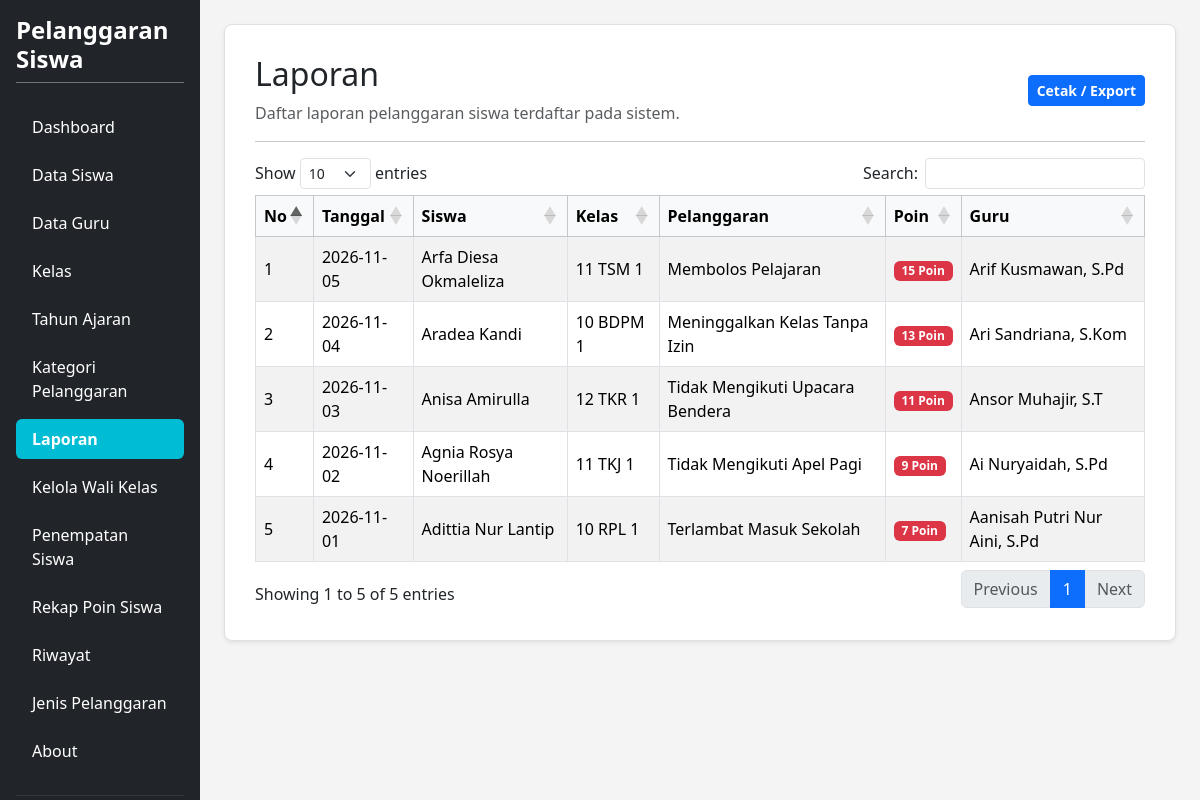
The app's page /laporan.php (signed in) with its own data.
### tables this page shows
CREATE TABLE `t_pelanggaran_siswa` (
  `id` int(11) NOT NULL,
  `tahun_ajaran_id` int(11) NOT NULL,
  `siswa_id` int(11) NOT NULL,
  `nama_siswa` varchar(150) NOT NULL,
  `kelas_id` int(11) NOT NULL,
  `nama_kelas` varchar(100) NOT NULL,
  `pelanggaran_id` int(11) NOT NULL,
  `nama_pelanggaran` varchar(150) NOT NULL,
  `pelanggaran_kategori_id` int(11) NOT NULL,
  `guru_id` int(11) NOT NULL,
  `nama_guru` varchar(150) NOT NULL,
  `tanggal` date NOT NULL,
  `keterangan` text NOT NULL,
  `poin` int(11) NOT NULL,
  `tindakan` text NOT NULL,
  `status` varchar(30) NOT NULL,
  `created_at` timestamp NOT NULL DEFAULT current_timestamp(),
  `updated_at` timestamp NOT NULL DEFAULT current_timestamp()
);

CREATE TABLE `t_siswa` (
  `id` int(11) NOT NULL,
  `nis` varchar(30) NOT NULL,
  `nisn` varchar(20) NOT NULL,
  `nama` varchar(150) NOT NULL,
  `jenis_kelamin` char(1) NOT NULL,
  `tanggal_lahir` date NOT NULL,
  `alamat` text NOT NULL,
  `status_aktif` tinyint(1) NOT NULL,
  `created_at` timestamp NOT NULL DEFAULT current_timestamp(),
  `updated_at` timestamp NOT NULL DEFAULT current_timestamp()
);

CREATE TABLE `t_kelas` (
  `id` int(11) NOT NULL,
  `nama` varchar(100) NOT NULL,
  `tingkat` varchar(20) NOT NULL,
  `jurusan` varchar(100) NOT NULL,
  `status_aktif` tinyint(1) NOT NULL,
  `created_at` timestamp NULL DEFAULT current_timestamp(),
  `updated_at` timestamp NULL DEFAULT current_timestamp()
);

CREATE TABLE `t_pelanggaran` (
  `id` int(11) NOT NULL,
  `pelanggaran_kategori_id` int(11) NOT NULL,
  `kode` varchar(30) NOT NULL,
  `nama` varchar(150) NOT NULL,
  `poin` int(11) NOT NULL,
  `deskripsi` text NOT NULL,
  `status_aktif` tinyint(1) NOT NULL,
  `created_at` timestamp NOT NULL DEFAULT current_timestamp(),
  `updated_at` timestamp NOT NULL DEFAULT current_timestamp()
);

CREATE TABLE `t_guru` (
  `id` int(11) NOT NULL,
  `nip` varchar(30) NOT NULL,
  `nama` varchar(150) NOT NULL,
  `email` varchar(150) NOT NULL,
  `status_aktif` tinyint(1) NOT NULL,
  `user_id` int(11) NOT NULL,
  `created_at` timestamp NOT NULL DEFAULT current_timestamp(),
  `updated_at` timestamp NOT NULL DEFAULT current_timestamp()
);

### laporan.php (the view, shortened to what this page needs)
<?php
require_once 'config.php';
$title = 'Laporan';
$db_pdo = $pdo ?? ($conn instanceof PDO ? $conn : null);
?>
<!DOCTYPE html>
<html lang="id">
<head>
    <link href="https://cdn.jsdelivr.net/npm/bootstrap@5.3.8/dist/css/bootstrap.min.css" rel="stylesheet">
    <link href="https://cdn.datatables.net/1.13.8/css/dataTables.bootstrap5.min.css" rel="stylesheet">
</head>
<body>
<div class="container-fluid d-flex p-0" style="min-height: 100vh;">
    <div class="row flex-grow-1 g-0 w-100">
        <?php include "layout/sidebar.php"; ?>
        <main class="col-md-9 col-lg-10 p-4">
            <div class="content-card shadow-sm">
                <div class="d-flex justify-content-between align-items-center mb-3">
                    <div>
                        <h2><?= htmlspecialchars($title) ?></h2>
                        <p class="text-muted mb-0">Daftar laporan pelanggaran siswa terdaftar pada sistem.</p>
                    </div>
                    <a href="#" onclick="window.print();" class="btn btn-primary btn-sm fw-semibold">Cetak / Export</a>
                </div>
                <hr>
                <div class="table-responsive">
                    <table id="tableLaporan" class="table table-bordered table-striped align-middle w-100">
                        <thead class="table-light">
                            <tr>
                                <th width="5%">No</th>
                                <th>Tanggal</th>
                                <th>Siswa</th>
                                <th>Kelas</th>
                                <th>Pelanggaran</th>
                                <th>Poin</th>
                                <th>Guru</th>
                            </tr>
                        </thead>
                        <tbody>
                            <?php
                            if ($db_pdo) {
                                try {
                                    $sql = "SELECT ps.*, s.nama AS nama_siswa, k.nama AS nama_kelas, p.nama AS nama_pelanggaran, p.poin, g.nama AS nama_guru
                                            FROM t_pelanggaran_siswa ps
                                            LEFT JOIN t_siswa s ON ps.siswa_id = s.id
                                            LEFT JOIN t_kelas_siswa ks ON s.id = ks.siswa_id AND ks.status_aktif = 1
                                            LEFT JOIN t_kelas k ON ks.kelas_id = k.id
                                            LEFT JOIN t_pelanggaran p ON ps.pelanggaran_id = p.id
                                            LEFT JOIN t_guru g ON ps.guru_id = g.id
                                            ORDER BY ps.tanggal DESC, ps.id DESC";
                                    $rows = $db_pdo->query($sql)->fetchAll(PDO::FETCH_ASSOC);
                                    if (count($rows) > 0) {
                                        foreach ($rows as $i => $r) {
                                            ?>
                                            <tr>
                                                <td><?= $i + 1 ?></td>
                                                <td><?= htmlspecialchars($r['tanggal']) ?></td>
                                                <td><?= htmlspecialchars($r['nama_siswa']) ?></td>
                                                <td><?= htmlspecialchars($r['nama_kelas'] ?? '-') ?></td>
                                                <td><?= htmlspecialchars($r['nama_pelanggaran']) ?></td>
                                                <td><span class="badge bg-danger"><?= htmlspecialchars($r['poin']) ?> Poin</span></td>
                                                <td><?= htmlspecialchars($r['nama_guru']) ?></td>
                                            </tr>
                                            <?php
                                        }
                                    } else {
                                        echo '<tr><td colspan="7" class="text-center text-muted py-4">Belum ada data laporan pelanggaran siswa.</td></tr>';
                                    }
                                } catch (Exception $e) {
                                    echo '<tr><td colspan="7" class="text-center text-danger py-4">Error memuat data: ' . htmlspecialchars($e->getMessage()) . '</td></tr>';
                                }
                            } else {
                                echo '<tr><td colspan="7" class="text-center text-danger py-4">Koneksi database belum terhubung dengan benar.</td></tr>';
                            }
                            ?>
                        </tbody>
                    </table>
                </div>
            </div>
        </main>
    </div>
</div>
</body>
</html>

### laporan.php (style rules this page uses)
body { background-color: #f4f4f4; overflow-x: hidden; margin: 0; }
.content-card { background-color: #ffffff; border: 1px solid #e0e0e0; border-radius: 8px; padding: 30px; box-shadow: 0 2px 5px rgba(0,0,0,0.05); }

### records on screen
t_pelanggaran_siswa: tanggal "2026-11-05", siswa.nama "Arfa Diesa Okmaleliza", t_kelas.nama "11 TSM 1", pelanggaran.nama "Membolos Pelajaran", pelanggaran.poin "15", guru.nama "Arif Kusmawan, S.Pd"
t_pelanggaran_siswa: tanggal "2026-11-04", siswa.nama "Aradea Kandi", t_kelas.nama "10 BDPM 1", pelanggaran.nama "Meninggalkan Kelas Tanpa Izin", pelanggaran.poin "13", guru.nama "Ari Sandriana, S.Kom"
t_pelanggaran_siswa: tanggal "2026-11-03", siswa.nama "Anisa Amirulla", t_kelas.nama "12 TKR 1", pelanggaran.nama "Tidak Mengikuti Upacara Bendera", pelanggaran.poin "11", guru.nama "Ansor Muhajir, S.T"
t_pelanggaran_siswa: tanggal "2026-11-02", siswa.nama "Agnia Rosya Noerillah", t_kelas.nama "11 TKJ 1", pelanggaran.nama "Tidak Mengikuti Apel Pagi", pelanggaran.poin "9", guru.nama "Ai Nuryaidah, S.Pd"
t_pelanggaran_siswa: tanggal "2026-11-01", siswa.nama "Adittia Nur Lantip", kelas.nama "10 RPL 1", pelanggaran.nama "Terlambat Masuk Sekolah", pelanggaran.poin "7", guru.nama "Aanisah Putri Nur Aini, S.Pd"

### other values on screen
$title "Laporan"
